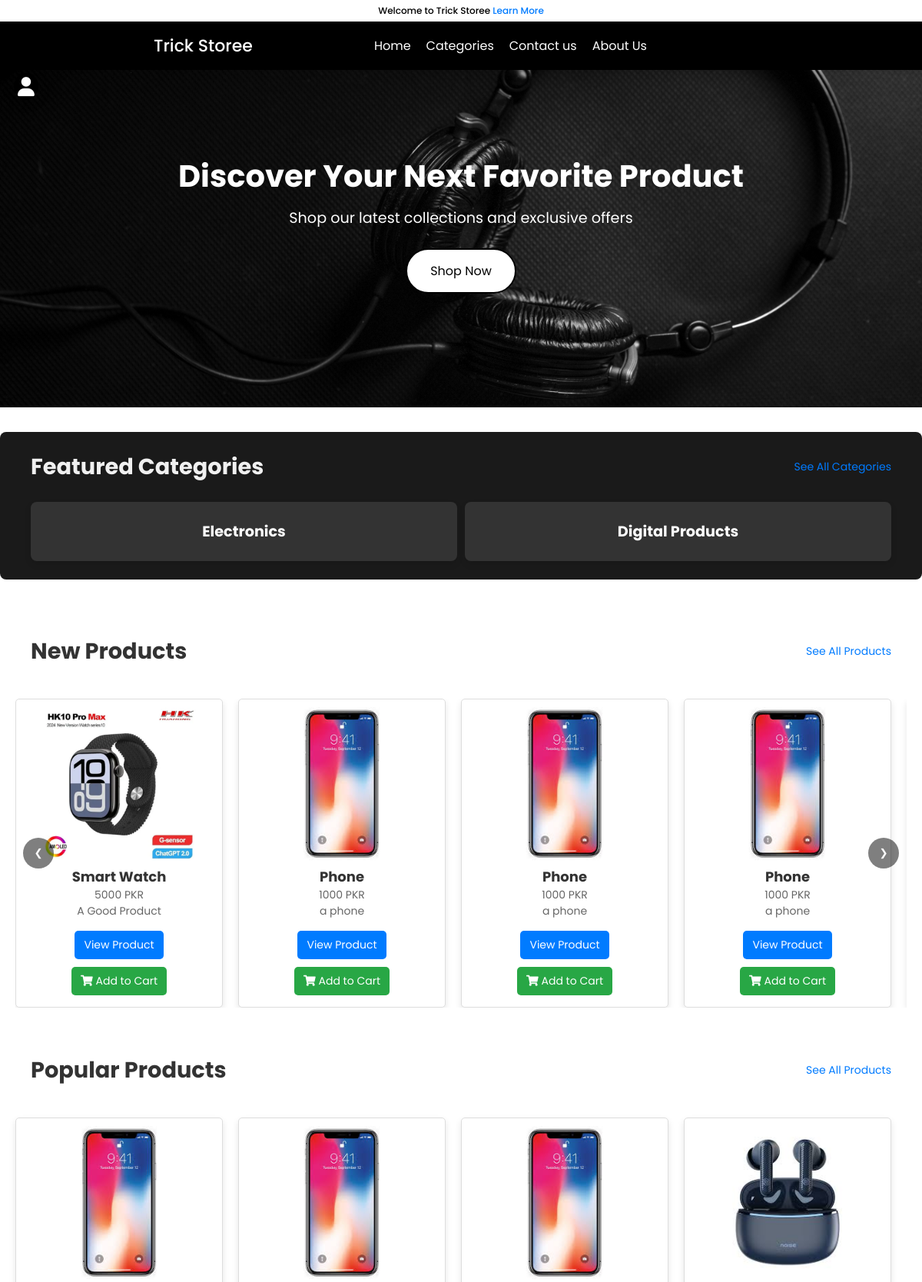
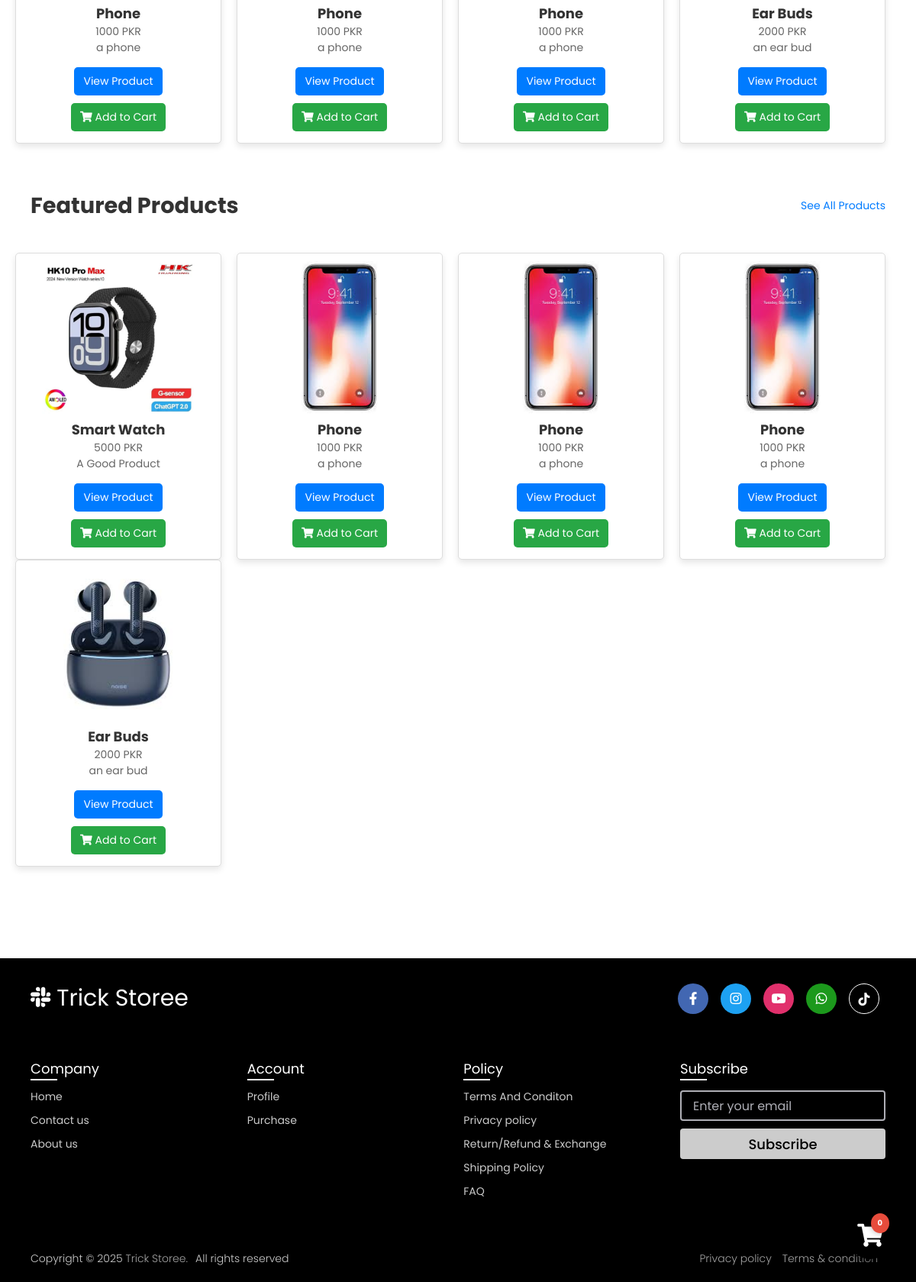
The page / on the database its author committed (2 pictures, top to bottom).
### ecom/models.py (models this page shows, shortened)
class Category(models.Model):
    name = models.CharField(max_length=100, unique=True)
    slug = models.SlugField(max_length=100, unique=True)
    featured = models.BooleanField(default=False)  # New field to indicate featured categories

class Product(models.Model):
    name = models.CharField(max_length=100)
    product_image = models.ImageField(upload_to='product_image/', null=True, blank=True, default="-")
    additional_image1 = models.ImageField(upload_to='product_image/other/', null=True, blank=True)
    additional_image2 = models.ImageField(upload_to='product_image/other/', null=True, blank=True)
    additional_image3 = models.ImageField(upload_to='product_image/other/', null=True, blank=True)
    additional_image4 = models.ImageField(upload_to='product_image/other/', null=True, blank=True)
    price = models.PositiveIntegerField()
    discount = models.PositiveIntegerField(null=True, blank=True, help_text="Discount percentage")
    description = models.TextField(max_length=1000)
    short_description = models.TextField(max_length=100, null=True)
    stock = models.PositiveIntegerField(default=0)
    category = models.ForeignKey(Category, on_delete=models.CASCADE, related_name='products', default=1)
    sub_category = models.ForeignKey(Sub_category, on_delete=models.CASCADE, related_name='products', default=1)
    is_digital = models.BooleanField(default=False)
    featured = models.BooleanField(default=False)
    popular = models.BooleanField(default=False)
    colors = models.ManyToManyField(Color, blank=True, related_name='products')  # Added color options

### ecom/views.py (the view)
# urls.py: path('',views.home_view,name=''),
def home_view(request):
    products = models.Product.objects.all()  # Fetch all products
    popular_products = models.Product.objects.filter(popular=True)
    featured_products = models.Product.objects.filter(featured=True)  # Only popular products
    featured_categories = models.Category.objects.filter(featured=True)  # Only featured categories
    categories = models.Category.objects.all()  # All categories
    sub_categories = models.Sub_category.objects.all()
    if 'product_ids' in request.COOKIES:
        product_ids = request.COOKIES['product_ids']
        counter = product_ids.split('|')
        product_count_in_cart = len(set(counter))  # Count unique items in cart
    else:
        product_count_in_cart = 0
    if request.user.is_authenticated:
        return HttpResponseRedirect('afterlogin')
    return render(request, 'ecom/index.html', {
        'products': products,
        'popular_products': popular_products,
        'categories': categories,
        'featured_categories': featured_categories,
        'product_count_in_cart': product_count_in_cart,
        'sub_categories': sub_categories,
        'featured_products': featured_products,
    })

### ecom/context_processors.py (called while the page is built)
def categories_context(request):
    categories = Category.objects.prefetch_related('sub_category').all()
    return {'categories': categories}

### templates/ecom/index.html (shortened to what this page needs)
{% load static %}
<!DOCTYPE html>
<html lang="en">
<head>
    <link rel="stylesheet" href="https://cdnjs.cloudflare.com/ajax/libs/font-awesome/6.0.0-beta3/css/all.min.css">
</head>
<body>
    {% include "ecom/navbar.html" %}
    <div class="floating-profile">
      <a href="/customerlogin">
          <i class="fa-solid fa-user profile-icon"></i>
      </a>
  </div>
    <div class="floating-cart">
      <a href="{% url 'cart' %}">
          <i class="fa fa-shopping-cart"></i>
          <span class="cart-count">{{ product_count_in_cart }}</span>
      </a>
  </div>
    <br><br>
    <section class="hero-section">
        <div class="hero-content">
            <h1>Discover Your Next Favorite Product</h1>
            <p>Shop our latest collections and exclusive offers</p>
            <br>
            <button class="btn-12"><span>Shop Now</span></button>
        </div>
    </section>
    <main>
        <section class="categories-section">
            <div class="categories-section-header">
                <h2>Featured Categories</h2>
                <a href="{% url 'all_categories' %}" class="see-more">See All Categories</a>
            </div>
            <div class="categories-grid">
                {% for category in featured_categories %}
                    <div class="category-item">
                        <a href="{% url 'category-products' category.id %}">
                            {{ category.name }}
                        </a>
                    </div>
                {% endfor %}
            </div>
        </section>
        <section class="products-section">
          <div class="section-header">
            <h2>New Products</h2>
            <a href="{% url 'all_products' %}" class="see-more">See All Products</a>
        </div>
        <div class="product-slider-container">
            <button class="slider-arrow left-arrow">&#10094;</button>
            <div class="products-slider">
                {% for p in products %}
                <div class="product-item">
                    <div class="product-image">
                        <img src="{% static p.product_image.url %}" alt="{{ p.name }}" height="200" width="200" loading="lazy">
                    </div>
                    <h3>{{ p.name }}</h3>
                    <p>{{ p.price }} PKR</p>
                    <p>{{ p.short_description }}</p>
                    <div class="product-actions">
                        <a href="{% url 'product_detail' p.id p.sub_category.id %}" class="view-product-btn">View Product</a>
                        <a href="{% url 'add-to-cart' p.id %}" class="add-to-cart-btn">
                            <i class="fa fa-shopping-cart"></i> Add to Cart
                        </a>
                    </div>
                </div>
                {% endfor %}
            </div>
            <button class="slider-arrow right-arrow">&#10095;</button>
        </div>
      </section>
    <section class="products-section">
      <div class="section-header">
          <h2>Popular Products</h2>
          <a href="{% url 'all_products' %}" class="see-more">See All Products</a>
      </div>
      <div class="products-grid">
          {% for p in popular_products %}
              <div class="product-item">
                  <div class="product-image">
                      <img src="{% static p.product_image.url %}" alt="{{ p.name }}" height="200" width="200" loading="lazy">
                  </div>
                  <h3>{{ p.name }}</h3>
                  <p>{{ p.price }} PKR</p>
                  <p>{{ p.short_description }}</p>
                  <div class="product-actions">
                      <a href="{% url 'product-detail' p.id %}" class="view-product-btn">View Product</a>
                      <a href="{% url 'add-to-cart' p.id %}" class="add-to-cart-btn">
                          <i class="fa fa-shopping-cart"></i> Add to Cart
                      </a>
                  </div>
              </div>
              {% if forloop.counter|divisibleby:"4" %}
                  </div><div class="products-grid">
              {% endif %}
          {% endfor %}
      </div>
  </section>
<section class="products-section">
  <div class="section-header">
      <h2>Featured Products</h2>
      <a href="{% url 'all_products' %}" class="see-more">See All Products</a>
  </div>
  <div class="products-grid">
      {% for p in featured_products %}
          <div class="product-item">
              <div class="product-image">
                  <img src="{% static p.product_image.url %}" alt="{{ p.name }}" height="200" width="200" loading="lazy">
              </div>
              <h3>{{ p.name }}</h3>
              <p>{{ p.price }} PKR</p>
              <p>{{ p.short_description }}</p>
              <div class="product-actions">
                  <a href="{% url 'product-detail' p.id %}" class="view-product-btn">View Product</a>
                  <a href="{% url 'add-to-cart' p.id %}" class="add-to-cart-btn">
                      <i class="fa fa-shopping-cart"></i> Add to Cart
                  </a>
              </div>
          </div>
          {% if forloop.counter|divisibleby:"4" %}
              </div><div class="products-grid">
          {% endif %}
      {% endfor %}
  </div>
</section>
    </main>
    <br><br><br><br>
    {% include "ecom/footer.html" %}
</body>
</html>

### templates/ecom/navbar.html (style rules this page uses)
* { box-sizing: border-box; font-family: "Poppins", sans-serif; }
a { color: #fff; text-decoration: none; }

### rows shown on the page
Category: name "Electronics"
Category: name "Digital Products"
Product: product_image (picture), name "Smart Watch", price "5000", short_description "A Good Product"
Product: product_image (picture), name "Phone", price "1000", short_description "a phone"
Product: product_image (picture), name "Phone", price "1000", short_description "a phone"
Product: product_image (picture), name "Phone", price "1000", short_description "a phone"
Product: product_image (picture), name "Ear Buds", price "2000", short_description "an ear bud"

### other values the page prints
{{ product_count_in_cart }} "0"
